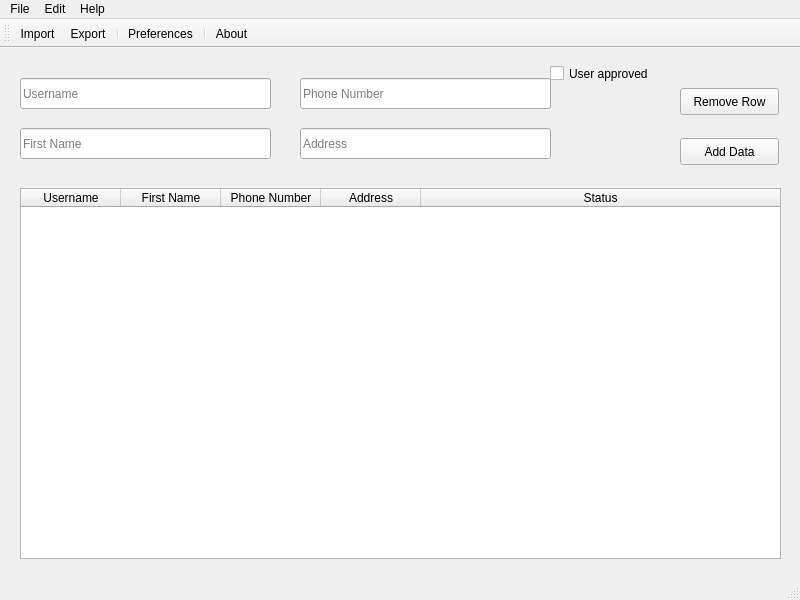
<?xml version="1.0" encoding="UTF-8"?>
<ui version="4.0">
 <class>mainWindow</class>
 <widget class="QMainWindow" name="mainWindow">
  <property name="geometry">
   <rect>
    <x>0</x>
    <y>0</y>
    <width>800</width>
    <height>600</height>
   </rect>
  </property>
  <property name="windowTitle">
   <string>PyDataMan 0.1</string>
  </property>
  <widget class="QWidget" name="centralwidget">
   <widget class="QLineEdit" name="username">
    <property name="geometry">
     <rect>
      <x>20</x>
      <y>30</y>
      <width>251</width>
      <height>31</height>
     </rect>
    </property>
    <property name="placeholderText">
     <string>Username</string>
    </property>
   </widget>
   <widget class="QLineEdit" name="firstName">
    <property name="geometry">
     <rect>
      <x>20</x>
      <y>80</y>
      <width>251</width>
      <height>31</height>
     </rect>
    </property>
    <property name="placeholderText">
     <string>First Name</string>
    </property>
   </widget>
   <widget class="QLineEdit" name="phoneNumber">
    <property name="geometry">
     <rect>
      <x>300</x>
      <y>30</y>
      <width>251</width>
      <height>31</height>
     </rect>
    </property>
    <property name="placeholderText">
     <string>Phone Number</string>
    </property>
   </widget>
   <widget class="QLineEdit" name="address">
    <property name="geometry">
     <rect>
      <x>300</x>
      <y>80</y>
      <width>251</width>
      <height>31</height>
     </rect>
    </property>
    <property name="placeholderText">
     <string>Address</string>
    </property>
   </widget>
   <widget class="QTableWidget" name="mainTable">
    <property name="geometry">
     <rect>
      <x>20</x>
      <y>140</y>
      <width>761</width>
      <height>371</height>
     </rect>
    </property>
    <attribute name="horizontalHeaderVisible">
     <bool>true</bool>
    </attribute>
    <attribute name="horizontalHeaderStretchLastSection">
     <bool>true</bool>
    </attribute>
    <column>
     <property name="text">
      <string>Username</string>
     </property>
    </column>
    <column>
     <property name="text">
      <string>First Name</string>
     </property>
    </column>
    <column>
     <property name="text">
      <string>Phone Number</string>
     </property>
    </column>
    <column>
     <property name="text">
      <string>Address</string>
     </property>
    </column>
    <column>
     <property name="text">
      <string>Status</string>
     </property>
    </column>
   </widget>
   <widget class="QPushButton" name="removeRow">
    <property name="geometry">
     <rect>
      <x>680</x>
      <y>40</y>
      <width>99</width>
      <height>27</height>
     </rect>
    </property>
    <property name="text">
     <string>Remove Row</string>
    </property>
   </widget>
   <widget class="QPushButton" name="addData">
    <property name="geometry">
     <rect>
      <x>680</x>
      <y>90</y>
      <width>99</width>
      <height>27</height>
     </rect>
    </property>
    <property name="text">
     <string>Add Data</string>
    </property>
   </widget>
   <widget class="QCheckBox" name="approved">
    <property name="geometry">
     <rect>
      <x>550</x>
      <y>0</y>
      <width>131</width>
      <height>51</height>
     </rect>
    </property>
    <property name="text">
     <string>User approved</string>
    </property>
   </widget>
  </widget>
  <widget class="QMenuBar" name="mainMenubar">
   <property name="geometry">
    <rect>
     <x>0</x>
     <y>0</y>
     <width>800</width>
     <height>25</height>
    </rect>
   </property>
   <widget class="QMenu" name="menuFile">
    <property name="title">
     <string>File</string>
    </property>
    <addaction name="actionExport"/>
    <addaction name="actionImport"/>
    <addaction name="separator"/>
    <addaction name="actionExit"/>
   </widget>
   <widget class="QMenu" name="menuEdit">
    <property name="title">
     <string>Edit</string>
    </property>
    <addaction name="actionPreferences"/>
   </widget>
   <widget class="QMenu" name="menuHelp">
    <property name="title">
     <string>Help</string>
    </property>
    <addaction name="actionAbout"/>
   </widget>
   <addaction name="menuFile"/>
   <addaction name="menuEdit"/>
   <addaction name="menuHelp"/>
  </widget>
  <widget class="QStatusBar" name="mainStatusbar"/>
  <widget class="QToolBar" name="mainToolbar">
   <property name="windowTitle">
    <string>toolBar</string>
   </property>
   <attribute name="toolBarArea">
    <enum>TopToolBarArea</enum>
   </attribute>
   <attribute name="toolBarBreak">
    <bool>true</bool>
   </attribute>
   <addaction name="actionImport"/>
   <addaction name="actionExport"/>
   <addaction name="separator"/>
   <addaction name="actionPreferences"/>
   <addaction name="separator"/>
   <addaction name="actionAbout"/>
  </widget>
  <action name="actionExport">
   <property name="text">
    <string>Export</string>
   </property>
  </action>
  <action name="actionImport">
   <property name="text">
    <string>Import</string>
   </property>
  </action>
  <action name="actionExit">
   <property name="text">
    <string>Exit</string>
   </property>
  </action>
  <action name="actionPreferences">
   <property name="text">
    <string>Preferences</string>
   </property>
  </action>
  <action name="actionAbout">
   <property name="text">
    <string>About</string>
   </property>
  </action>
 </widget>
 <resources/>
 <connections/>
</ui>
